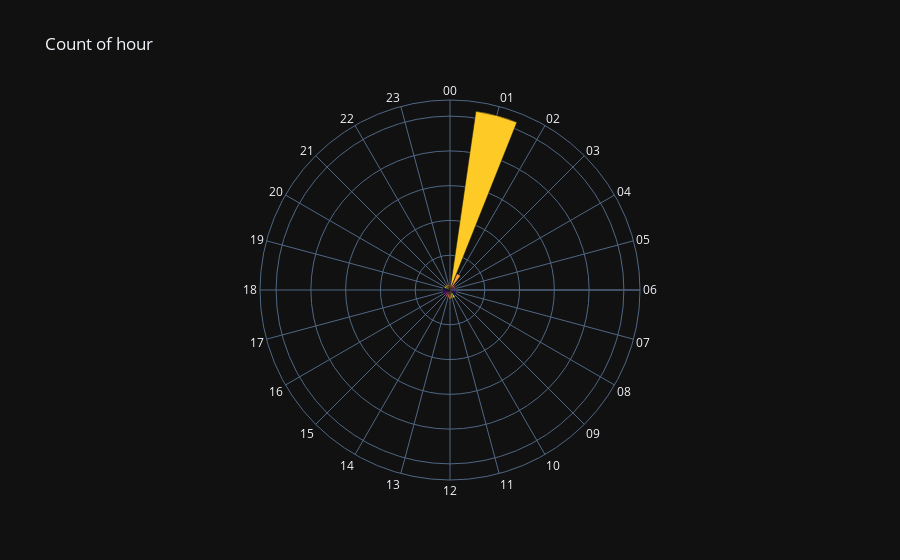

Here is the notebook cell this chart was saved with:
### Code cell
'''bar polar chart with plotly express for count of hour.
legend of the radius is invisible because it is not relevant.'''
import plotly.express as px

fig = px.bar_polar(h, r='count', theta='hour', color='hour', title='Count of hour', color_discrete_sequence=px.colors.sequential.Plasma_r)

fig.update_layout(polar = dict(
                                radialaxis = dict(showticklabels=False, ticks = ''),
                                angularaxis = dict(showticklabels=True, ticks = '')
                               ),
                template='plotly_dark',
                showlegend=False)


fig.show()

### Figure 1 — Plotly figure (JSON) as saved in the notebook; plotly's stock layout.template omitted (floating-point values rounded to 4 significant figures)
{"data": [{"hovertemplate": "hour=%{theta}<br>count=%{r}<extra></extra>", "legendgroup": "00", "marker": {"color": "#f0f921", "pattern": {"shape": ""}}, "name": "00", "r": [80478], "showlegend": true, "subplot": "polar", "theta": ["00"], "type": "barpolar"}, {"hovertemplate": "hour=%{theta}<br>count=%{r}<extra></extra>", "legendgroup": "01", "marker": {"color": "#fdca26", "pattern": {"shape": ""}}, "name": "01", "r": [2595069], "showlegend": true, "subplot": "polar", "theta": ["01"], "type": "barpolar"}, {"hovertemplate": "hour=%{theta}<br>count=%{r}<extra></extra>", "legendgroup": "02", "marker": {"color": "#fb9f3a", "pattern": {"shape": ""}}, "name": "02", "r": [253894], "showlegend": true, "subplot": "polar", "theta": ["02"], "type": "barpolar"}, {"hovertemplate": "hour=%{theta}<br>count=%{r}<extra></extra>", "legendgroup": "03", "marker": {"color": "#ed7953", "pattern": {"shape": ""}}, "name": "03", "r": [90396], "showlegend": true, "subplot": "polar", "theta": ["03"], "type": "barpolar"}, {"hovertemplate": "hour=%{theta}<br>count=%{r}<extra></extra>", "legendgroup": "04", "marker": {"color": "#d8576b", "pattern": {"shape": ""}}, "name": "04", "r": [85336], "showlegend": true, "subplot": "polar", "theta": ["04"], "type": "barpolar"}, {"hovertemplate": "hour=%{theta}<br>count=%{r}<extra></extra>", "legendgroup": "05", "marker": {"color": "#bd3786", "pattern": {"shape": ""}}, "name": "05", "r": [86708], "showlegend": true, "subplot": "polar", "theta": ["05"], "type": "barpolar"}, {"hovertemplate": "hour=%{theta}<br>count=%{r}<extra></extra>", "legendgroup": "06", "marker": {"color": "#9c179e", "pattern": {"shape": ""}}, "name": "06", "r": [92313], "showlegend": true, "subplot": "polar", "theta": ["06"], "type": "barpolar"}, {"hovertemplate": "hour=%{theta}<br>count=%{r}<extra></extra>", "legendgroup": "07", "marker": {"color": "#7201a8", "pattern": {"shape": ""}}, "name": "07", "r": [87697], "showlegend": true, "subplot": "polar", "theta": ["07"], "type": "barpolar"}, {"hovertemplate": "hour=%{theta}<br>count=%{r}<extra></extra>", "legendgroup": "08", "marker": {"color": "#46039f", "pattern": {"shape": ""}}, "name": "08", "r": [94693], "showlegend": true, "subplot": "polar", "theta": ["08"], "type": "barpolar"}, {"hovertemplate": "hour=%{theta}<br>count=%{r}<extra></extra>", "legendgroup": "09", "marker": {"color": "#0d0887", "pattern": {"shape": ""}}, "name": "09", "r": [101656], "showlegend": true, "subplot": "polar", "theta": ["09"], "type": "barpolar"}, {"hovertemplate": "hour=%{theta}<br>count=%{r}<extra></extra>", "legendgroup": "10", "marker": {"color": "#f0f921", "pattern": {"shape": ""}}, "name": "10", "r": [123627], "showlegend": true, "subplot": "polar", "theta": ["10"], "type": "barpolar"}, {"hovertemplate": "hour=%{theta}<br>count=%{r}<extra></extra>", "legendgroup": "11", "marker": {"color": "#fdca26", "pattern": {"shape": ""}}, "name": "11", "r": [119367], "showlegend": true, "subplot": "polar", "theta": ["11"], "type": "barpolar"}, {"hovertemplate": "hour=%{theta}<br>count=%{r}<extra></extra>", "legendgroup": "12", "marker": {"color": "#fb9f3a", "pattern": {"shape": ""}}, "name": "12", "r": [130712], "showlegend": true, "subplot": "polar", "theta": ["12"], "type": "barpolar"}, {"hovertemplate": "hour=%{theta}<br>count=%{r}<extra></extra>", "legendgroup": "13", "marker": {"color": "#ed7953", "pattern": {"shape": ""}}, "name": "13", "r": [107982], "showlegend": true, "subplot": "polar", "theta": ["13"], "type": "barpolar"}, {"hovertemplate": "hour=%{theta}<br>count=%{r}<extra></extra>", "legendgroup": "14", "marker": {"color": "#d8576b", "pattern": {"shape": ""}}, "name": "14", "r": [101951], "showlegend": true, "subplot": "polar", "theta": ["14"], "type": "barpolar"}, {"hovertemplate": "hour=%{theta}<br>count=%{r}<extra></extra>", "legendgroup": "15", "marker": {"color": "#bd3786", "pattern": {"shape": ""}}, "name": "15", "r": [96191], "showlegend": true, "subplot": "polar", "theta": ["15"], "type": "barpolar"}, {"hovertemplate": "hour=%{theta}<br>count=%{r}<extra></extra>", "legendgroup": "16", "marker": {"color": "#9c179e", "pattern": {"shape": ""}}, "name": "16", "r": [102860], "showlegend": true, "subplot": "polar", "theta": ["16"], "type": "barpolar"}, {"hovertemplate": "hour=%{theta}<br>count=%{r}<extra></extra>", "legendgroup": "17", "marker": {"color": "#7201a8", "pattern": {"shape": ""}}, "name": "17", "r": [100916], "showlegend": true, "subplot": "polar", "theta": ["17"], "type": "barpolar"}, {"hovertemplate": "hour=%{theta}<br>count=%{r}<extra></extra>", "legendgroup": "18", "marker": {"color": "#46039f", "pattern": {"shape": ""}}, "name": "18", "r": [97652], "showlegend": true, "subplot": "polar", "theta": ["18"], "type": "barpolar"}, {"hovertemplate": "hour=%{theta}<br>count=%{r}<extra></extra>", "legendgroup": "19", "marker": {"color": "#0d0887", "pattern": {"shape": ""}}, "name": "19", "r": [96782], "showlegend": true, "subplot": "polar", "theta": ["19"], "type": "barpolar"}, {"hovertemplate": "hour=%{theta}<br>count=%{r}<extra></extra>", "legendgroup": "20", "marker": {"color": "#f0f921", "pattern": {"shape": ""}}, "name": "20", "r": [92139], "showlegend": true, "subplot": "polar", "theta": ["20"], "type": "barpolar"}, {"hovertemplate": "hour=%{theta}<br>count=%{r}<extra></extra>", "legendgroup": "21", "marker": {"color": "#fdca26", "pattern": {"shape": ""}}, "name": "21", "r": [87499], "showlegend": true, "subplot": "polar", "theta": ["21"], "type": "barpolar"}, {"hovertemplate": "hour=%{theta}<br>count=%{r}<extra></extra>", "legendgroup": "22", "marker": {"color": "#fb9f3a", "pattern": {"shape": ""}}, "name": "22", "r": [89901], "showlegend": true, "subplot": "polar", "theta": ["22"], "type": "barpolar"}, {"hovertemplate": "hour=%{theta}<br>count=%{r}<extra></extra>", "legendgroup": "23", "marker": {"color": "#ed7953", "pattern": {"shape": ""}}, "name": "23", "r": [84181], "showlegend": true, "subplot": "polar", "theta": ["23"], "type": "barpolar"}], "layout": {"barmode": "relative", "legend": {"title": {"text": "hour"}, "tracegroupgap": 0}, "polar": {"angularaxis": {"categoryarray": ["00", "01", "02", "03", "04", "05", "06", "07", "08", "09", "10", "11", "12", "13", "14", "15", "16", "17", "18", "19", "20", "21", "22", "23"], "categoryorder": "array", "direction": "clockwise", "rotation": 90, "showticklabels": true, "ticks": ""}, "domain": {"x": [0, 1], "y": [0, 1]}, "radialaxis": {"showticklabels": false, "ticks": ""}}, "showlegend": false, "title": {"text": "Count of hour"}}}
